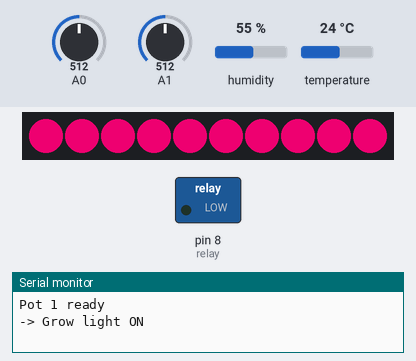
Bench run of a sketch on a simulated Arduino Uno, built with avr-gcc and run on an emulated ATmega328P. On the bench: 10 RGB LEDs in strip order, left to right, switched loads named in the sketch (green lamp = pin HIGH), the last lines printed to the serial monitor. Inputs (shaded band) come from the test bench; at power-on: A0 = 512, A1 = 512, humidity 55 %, temperature 24 °C. EEPROM starts erased; no radio packets arrive unless stated.

Above: at 5.6 s.
5.7 s: A0 set to 213
At 10.5 s:
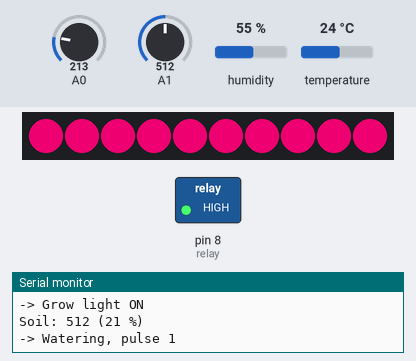
14.5 s: A0 set to 187
At 16.4 s:
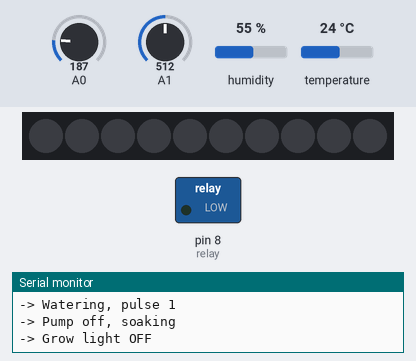
Timing chart, 0 to 17.9 s (numbered marks = the images above; inputs shaded):
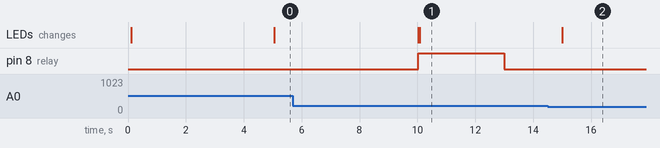

Measured:
- the behaviour switches between 195 and 194 on A0 (found by bisection; images 1 and 2)

The sketch:

pot.ino
```cpp
#include <Adafruit_NeoPixel.h>
#include <DHT.h>
#include <U8g2lib.h>
#include <Wire.h>
#include <SPI.h>
#include <RF24.h>
#include <EEPROM.h>

// ---------- Pot ID ----------
#define POT_ID 1   // CHANGE FOR EACH POT: 1, 2, 3, ... (max 99)

// ---------- Pins ----------
#define relay    8
#define soil     A1
#define light    A0
#define DHT_PIN  3
#define LED_PIN  4
// OLED: SDA -> A4, SCL -> A5
// nRF24: CE -> D9, CSN -> D10, SCK -> D13, MOSI -> D11, MISO -> D12, VCC -> 3.3V

#define RELAY_ON  HIGH
#define RELAY_OFF LOW
#define NUM_LEDS  10
#define DHT_TYPE  DHT11
const bool USE_OLED = false;   // set to true when the new OLED is installed

const unsigned long MAX_PULSE_MS = 15000;   // hard safety limit for one pump run

// ---------- Settings (changed from the website, saved in EEPROM) ----------
#define SETTINGS_MAGIC 0x5347
struct Settings {
  uint16_t magic;
  uint8_t  autoWater;
  uint8_t  dryPct;        // start watering below this soil %
  uint8_t  wetPct;        // stop watering at this soil %
  uint8_t  maxPulses;
  uint32_t pulseMs;
  uint32_t soakMs;
  uint32_t checkMs;
  uint8_t  lightMode;     // 0 auto, 1 always on, 2 always off
  uint8_t  lightOnPct;    // auto: turn on below this light %
  uint8_t  lightOffPct;   // auto: turn off above this light %
  uint8_t  brightness;
  uint32_t color;         // 0xRRGGBB
  int16_t  soilRawDry;
  int16_t  soilRawWet;
  int16_t  lightRawDark;
  int16_t  lightRawBright;
};
Settings cfg;

// ---------- Radio packets (must be above the first function) ----------
struct __attribute__((packed)) Packet {
  uint8_t  magic, version, type, potId;
  uint16_t seq;
  float    temp, hum;
  int16_t  soil, light;         // %
  int16_t  rawSoil, rawLight;   // raw readings, for calibration
  uint8_t  water, grow, pulses, autoWater;
};

struct __attribute__((packed)) Cmd {
  uint8_t  magic, version, type, potId;
  uint16_t cmdSeq;
  uint8_t  key;
  int32_t  value;
};

void loadDefaults() {
  cfg.magic = SETTINGS_MAGIC;
  cfg.autoWater = 1;
  cfg.dryPct = 33;  cfg.wetPct = 65;  cfg.maxPulses = 5;
  cfg.pulseMs = 3000;  cfg.soakMs = 60000;  cfg.checkMs = 10000;
  cfg.lightMode = 0;  cfg.lightOnPct = 70;  cfg.lightOffPct = 80;
  cfg.brightness = 200;  cfg.color = 0xFF0078;
  cfg.soilRawDry = 577;  cfg.soilRawWet = 280;
  cfg.lightRawDark = 1023;  cfg.lightRawBright = 0;
}

// Fix any out-of-range values left in EEPROM by older versions
void sanitizeSettings() {
  if (cfg.pulseMs < 200 || cfg.pulseMs > MAX_PULSE_MS)    cfg.pulseMs = 3000;
  if (cfg.soakMs < 1000 || cfg.soakMs > 3600000UL)        cfg.soakMs = 60000;
  if (cfg.checkMs < 1000 || cfg.checkMs > 3600000UL)      cfg.checkMs = 10000;
  if (cfg.maxPulses < 1 || cfg.maxPulses > 50)            cfg.maxPulses = 5;
  if (cfg.dryPct > 100) cfg.dryPct = 33;
  if (cfg.wetPct > 100) cfg.wetPct = 65;
  if (cfg.lightMode > 2) cfg.lightMode = 0;
}

void loadSettings() {
  EEPROM.get(0, cfg);
  if (cfg.magic != SETTINGS_MAGIC) loadDefaults();
  sanitizeSettings();
  EEPROM.put(0, cfg);
}

void saveSettings() { EEPROM.put(0, cfg); }

// ---------- Watering ----------
enum WaterState { IDLE, WATERING, SOAKING };
WaterState waterState = IDLE;
unsigned long waterTimer = 0;
int pulses = 0;

// ---------- Grow light ----------
const unsigned long LIGHT_CHECK_MS = 5000;
Adafruit_NeoPixel strip(NUM_LEDS, LED_PIN, NEO_GRB + NEO_KHZ800);
bool growOn = false;
unsigned long lightTimer = 0;

// ---------- Temp / humidity ----------
const unsigned long DHT_MS = 5000;
DHT dht(DHT_PIN, DHT_TYPE);
unsigned long dhtTimer = 0;

// ---------- OLED ----------
U8G2_SSD1306_128X64_NONAME_1_HW_I2C oled(U8G2_R0, U8X8_PIN_NONE);
const unsigned long OLED_MS = 1000;
unsigned long oledTimer = 0;
int lastSoil = 0, lastLight = 0;
float lastT = NAN, lastH = NAN;

// ---------- Radio / protocol ----------
RF24 radio(9, 10);   // CE, CSN
const byte hubAddr[6] = "GARDN";
byte myAddr[6] = {'P', 'O', 'T', '0' + POT_ID / 10, '0' + POT_ID % 10, 0};

#define PROTO_MAGIC   0xA5
#define PROTO_VERSION 2
#define TYPE_STATUS   1
#define TYPE_CMD      2

// Setting keys
#define K_AUTO_WATER        1
#define K_DRY_PCT           2
#define K_WET_PCT           3
#define K_PULSE_MS          4
#define K_SOAK_MS           5
#define K_CHECK_MS          6
#define K_MAX_PULSES        7
#define K_LIGHT_MODE        8
#define K_LIGHT_ON_PCT      9
#define K_LIGHT_OFF_PCT    10
#define K_BRIGHTNESS       11
#define K_COLOR            12
#define K_SOIL_RAW_DRY     13
#define K_SOIL_RAW_WET     14
#define K_LIGHT_RAW_DARK   15
#define K_LIGHT_RAW_BRIGHT 16
// Actions
#define A_WATER_NOW       100
#define A_STOP_WATER      101

const unsigned long RADIO_MS  = 2000;
const unsigned long LISTEN_MS = 300;   // listen for commands after each report
unsigned long radioTimer = 0;
unsigned long listenStart = 0;
bool listening = false;
uint16_t seq = 0;
uint16_t lastCmdSeq = 0xFFFF;
uint8_t failCount = 0;

// ---------- Helpers ----------
int toPercent(int raw, int rawAt0, int rawAt100) {
  if (rawAt0 == rawAt100) return 0;
  long p = (long)(raw - rawAt0) * 100 / (rawAt100 - rawAt0);
  return constrain(p, 0, 100);
}

int readAvg(int pin) {
  long sum = 0;
  for (int i = 0; i < 10; i++) { sum += analogRead(pin); delay(2); }
  return sum / 10;
}

void setGrow(bool on) {
  if (on) strip.fill(strip.Color((cfg.color >> 16) & 0xFF, (cfg.color >> 8) & 0xFF, cfg.color & 0xFF));
  else    strip.clear();
  strip.show();
}

void showWatering() {
  if (!USE_OLED) return;
  oled.firstPage();
  do {
    oled.setFont(u8g2_font_ncenB14_tr);
    oled.setCursor(10, 38);
    oled.print("Watering...");
  } while (oled.nextPage());
}

void startWatering(unsigned long now) {
  pulses = 0;
  showWatering();
  digitalWrite(relay, RELAY_ON);
  waterState = WATERING;
  waterTimer = now;
  Serial.println("-> Watering, pulse 1");
}

void stopWatering(unsigned long now) {
  digitalWrite(relay, RELAY_OFF);
  waterState = IDLE;
  waterTimer = now;
  Serial.println("-> Watering stopped");
}

void setupRadio() {
  if (!radio.begin()) Serial.println("nRF not found, check wiring");
  radio.setPALevel(RF24_PA_LOW);
  radio.setRetries(3 + (POT_ID % 10), 15);
  radio.openWritingPipe(hubAddr);
  radio.openReadingPipe(1, myAddr);
  radio.stopListening();
  listening = false;
}

void applyCmd(const Cmd& c, unsigned long now) {
  if (c.magic != PROTO_MAGIC || c.version != PROTO_VERSION) return;
  if (c.type != TYPE_CMD || c.potId != POT_ID) return;
  if (c.cmdSeq == lastCmdSeq) return;   // duplicate delivery
  lastCmdSeq = c.cmdSeq;
  long v = c.value;
  Serial.print("Command key "); Serial.print(c.key);
  Serial.print(" = "); Serial.println(v);

  switch (c.key) {
    case K_AUTO_WATER:       cfg.autoWater = v ? 1 : 0; break;
    case K_DRY_PCT:          cfg.dryPct = constrain(v, 0, 100); break;
    case K_WET_PCT:          cfg.wetPct = constrain(v, 0, 100); break;
    case K_PULSE_MS:         cfg.pulseMs = constrain(v, 200, (long)MAX_PULSE_MS); break;
    case K_SOAK_MS:          cfg.soakMs = constrain(v, 1000, 3600000L); break;
    case K_CHECK_MS:         cfg.checkMs = constrain(v, 1000, 3600000L); break;
    case K_MAX_PULSES:       cfg.maxPulses = constrain(v, 1, 50); break;
    case K_LIGHT_MODE:       cfg.lightMode = (v >= 0 && v <= 2) ? v : 0; break;
    case K_LIGHT_ON_PCT:     cfg.lightOnPct = constrain(v, 0, 100); break;
    case K_LIGHT_OFF_PCT:    cfg.lightOffPct = constrain(v, 0, 100); break;
    case K_BRIGHTNESS:       cfg.brightness = constrain(v, 0, 255);
                             strip.setBrightness(cfg.brightness); break;
    case K_COLOR:            cfg.color = v & 0xFFFFFF; break;
    case K_SOIL_RAW_DRY:     cfg.soilRawDry = constrain(v, 0, 1023); break;
    case K_SOIL_RAW_WET:     cfg.soilRawWet = constrain(v, 0, 1023); break;
    case K_LIGHT_RAW_DARK:   cfg.lightRawDark = constrain(v, 0, 1023); break;
    case K_LIGHT_RAW_BRIGHT: cfg.lightRawBright = constrain(v, 0, 1023); break;
    case A_WATER_NOW:        startWatering(now); return;
    case A_STOP_WATER:       stopWatering(now); return;
    default: return;
  }
  saveSettings();
  if (growOn) setGrow(true);           // show new color / brightness right away
  lightTimer = now - LIGHT_CHECK_MS;   // re-check the light on the next loop
}

// ---------- Tasks ----------
void waterTask(unsigned long now) {
  switch (waterState) {
    case IDLE:
      if (now - waterTimer >= cfg.checkMs) {
        waterTimer = now;
        int val = readAvg(soil);
        lastSoil = val;
        int pct = toPercent(val, cfg.soilRawDry, cfg.soilRawWet);
        Serial.print("Soil: "); Serial.print(val);
        Serial.print(" ("); Serial.print(pct); Serial.println(" %)");
        if (cfg.autoWater && pct < cfg.dryPct) startWatering(now);
      }
      break;

    case WATERING:
      if (now - waterTimer >= cfg.pulseMs) {
        digitalWrite(relay, RELAY_OFF);
        if (USE_OLED) { oled.begin(); oledTimer = 0; }
        pulses++;
        waterTimer = now;
        waterState = SOAKING;
        Serial.println("-> Pump off, soaking");
      }
      break;

    case SOAKING:
      if (now - waterTimer >= cfg.soakMs) {
        int val = readAvg(soil);
        lastSoil = val;
        int pct = toPercent(val, cfg.soilRawDry, cfg.soilRawWet);
        Serial.print("Soil after soak: "); Serial.println(pct);
        waterTimer = now;
        if (pct >= cfg.wetPct) {
          waterState = IDLE;
          Serial.println("-> Wet enough, done");
        } else if (pulses >= cfg.maxPulses) {
          waterState = IDLE;
          Serial.println("-> Max pulses hit, check sensor/pump");
        } else {
          showWatering();
          digitalWrite(relay, RELAY_ON);
          waterState = WATERING;
          Serial.print("-> Still dry, pulse "); Serial.println(pulses + 1);
        }
      }
      break;
  }
}

void lightTask(unsigned long now) {
  if (now - lightTimer < LIGHT_CHECK_MS) return;
  lightTimer = now;

  // Blank the strip so the LDR measures real ambient light, not the grow light
  if (growOn) { strip.clear(); strip.show(); delay(30); }
  int val = readAvg(light);
  lastLight = val;
  int pct = toPercent(val, cfg.lightRawDark, cfg.lightRawBright);

  bool want = growOn;
  if (cfg.lightMode == 1)                     want = true;
  else if (cfg.lightMode == 2)                want = false;
  else if (!growOn && pct < cfg.lightOnPct)   want = true;
  else if (growOn && pct > cfg.lightOffPct)   want = false;

  if (want != growOn) {
    growOn = want;
    Serial.println(growOn ? "-> Grow light ON" : "-> Grow light OFF");
  }
  setGrow(growOn);
}

void dhtTask(unsigned long now) {
  if (now - dhtTimer < DHT_MS) return;
  dhtTimer = now;
  float t = dht.readTemperature();
  float h = dht.readHumidity();
  if (isnan(t) || isnan(h)) {
    Serial.println("DHT read failed");
  } else {
    lastT = t;
    lastH = h;
  }
}

void displayTask(unsigned long now) {
  if (!USE_OLED) return;
  if (waterState == WATERING) return;   // don't touch the screen while pumping
  if (now - oledTimer < OLED_MS) return;
  oledTimer = now;

  if (Wire.getWireTimeoutFlag()) {
    Wire.clearWireTimeoutFlag();
    oled.begin();
  }

  const char* ws = waterState == IDLE ? "Idle" : "Soaking";
  oled.firstPage();
  do {
    oled.setFont(u8g2_font_6x10_tf);
    oled.setCursor(0, 10); oled.print("Temp: ");    oled.print(lastT, 1); oled.print(" C");
    oled.setCursor(0, 22); oled.print("Air hum: "); oled.print(lastH, 0); oled.print(" %");
    oled.setCursor(0, 34); oled.print("Soil: ");
    oled.print(toPercent(lastSoil, cfg.soilRawDry, cfg.soilRawWet)); oled.print(" %");
    oled.setCursor(0, 46); oled.print("Light: ");
    oled.print(toPercent(lastLight, cfg.lightRawDark, cfg.lightRawBright)); oled.print(" %");
    oled.print(growOn ? " (grow ON)" : "");
    oled.setCursor(0, 58); oled.print("Water: ");   oled.print(ws);
  } while (oled.nextPage());
}

void radioTask(unsigned long now) {
  // After each report, listen briefly for a command from the hub
  if (listening) {
    if (radio.available()) {
      Cmd c;
      radio.read(&c, sizeof(c));
      radio.stopListening();
      listening = false;
      applyCmd(c, now);
      radioTimer = now - RADIO_MS + 150;   // report again soon to pick up the next command
    } else if (millis() - listenStart >= LISTEN_MS) {
      radio.stopListening();
      listening = false;
    }
    return;
  }

  if (now - radioTimer < RADIO_MS) return;
  radioTimer = now;

  Packet pkt;
  pkt.magic     = PROTO_MAGIC;
  pkt.version   = PROTO_VERSION;
  pkt.type      = TYPE_STATUS;
  pkt.potId     = POT_ID;
  pkt.seq       = seq++;
  pkt.temp      = lastT;
  pkt.hum       = lastH;
  pkt.soil      = toPercent(lastSoil, cfg.soilRawDry, cfg.soilRawWet);
  pkt.light     = toPercent(lastLight, cfg.lightRawDark, cfg.lightRawBright);
  pkt.rawSoil   = lastSoil;
  pkt.rawLight  = lastLight;
  pkt.water     = waterState;
  pkt.grow      = growOn;
  pkt.pulses    = pulses;
  pkt.autoWater = cfg.autoWater;

  if (radio.write(&pkt, sizeof(pkt))) {
    failCount = 0;
  } else {
    Serial.println("Radio send failed");
    if (++failCount >= 3) {      // 3 misses in a row: the nRF probably got scrambled
      Serial.println("Resetting radio");
      setupRadio();
      failCount = 0;
      return;
    }
  }

  radio.startListening();
  listening = true;
  listenStart = millis();   // start the window from the real time the report went out
}

// ---------- Main ----------
void setup() {
  Serial.begin(9600);
  loadSettings();

  pinMode(relay, OUTPUT);
  digitalWrite(relay, RELAY_OFF);
  dht.begin();
  strip.begin();
  strip.setBrightness(cfg.brightness);
  setGrow(false);

  Wire.begin();
  Wire.setWireTimeout(3000, true);
  if (USE_OLED) {
    oled.setBusClock(100000);
    oled.begin();
  }

  setupRadio();
  Serial.print("Pot "); Serial.print(POT_ID); Serial.println(" ready");
}

void loop() {
  unsigned long now = millis();
  waterTask(now);
  lightTask(now);
  dhtTask(now);
  displayTask(now);
  radioTask(now);
}
```
